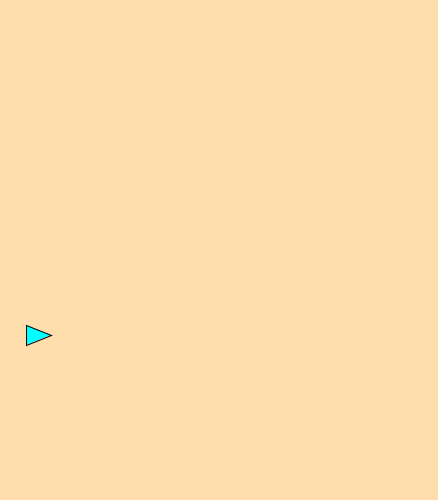
Frame 1 (no input)
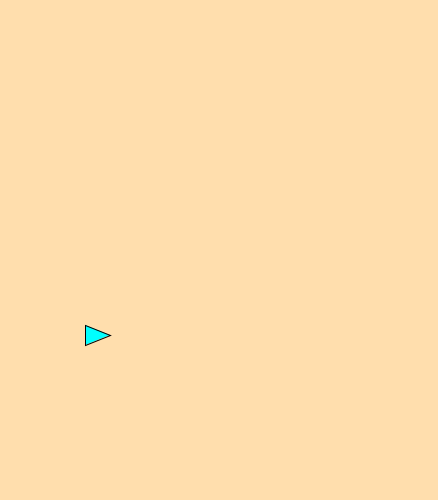
Frame 60 (the mouse pressed at the canvas centre just before this capture)
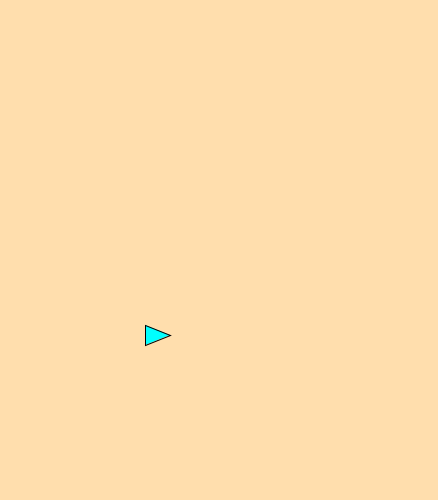
Frame 120 (the mouse held since frame 60 and released just before this capture)

The Processing sketch that drew these frames (run headless with seeded random() and noise(); from frame 60 on, the mouse is pressed at the canvas centre):

// Processing sketch: processing_150937
// ── processing_150937.pde

/*Ejercicio: Simular el movimiento lineal de un coche en 2 tramos
con pendientes 0 y PI/4 y velocidades v, v/2 en cada tramo.*/

float posX = 0.0;
float posY = 0.0;
float velocidad  = 100;
float delta_t = 0.01;

float x1,y1,x2,y2,x3,y3;

void setup() {
  size(438, 500);
  smooth();
}

void draw() {
  background(255,222,173,0);
  
  if( posX < (width/2) ) {
    posX += velocidad * delta_t;
    posY = 200;
        
    x1=25;
    y1=125;
    x2=25;
    y2=145;
    x3=50;
    y3=135;
  } else {
    posX += (velocidad/2)*delta_t;
    posY -= PI/4;
    
    x1=50;
    y1=130;
    x2=25;
    y2=140;
    x3=50;
    y3=150;
  }  
  translate(posX,posY);
  fill(0,255,255,255);
  triangle(x1,y1,x2,y2,x3,y3);
}  
